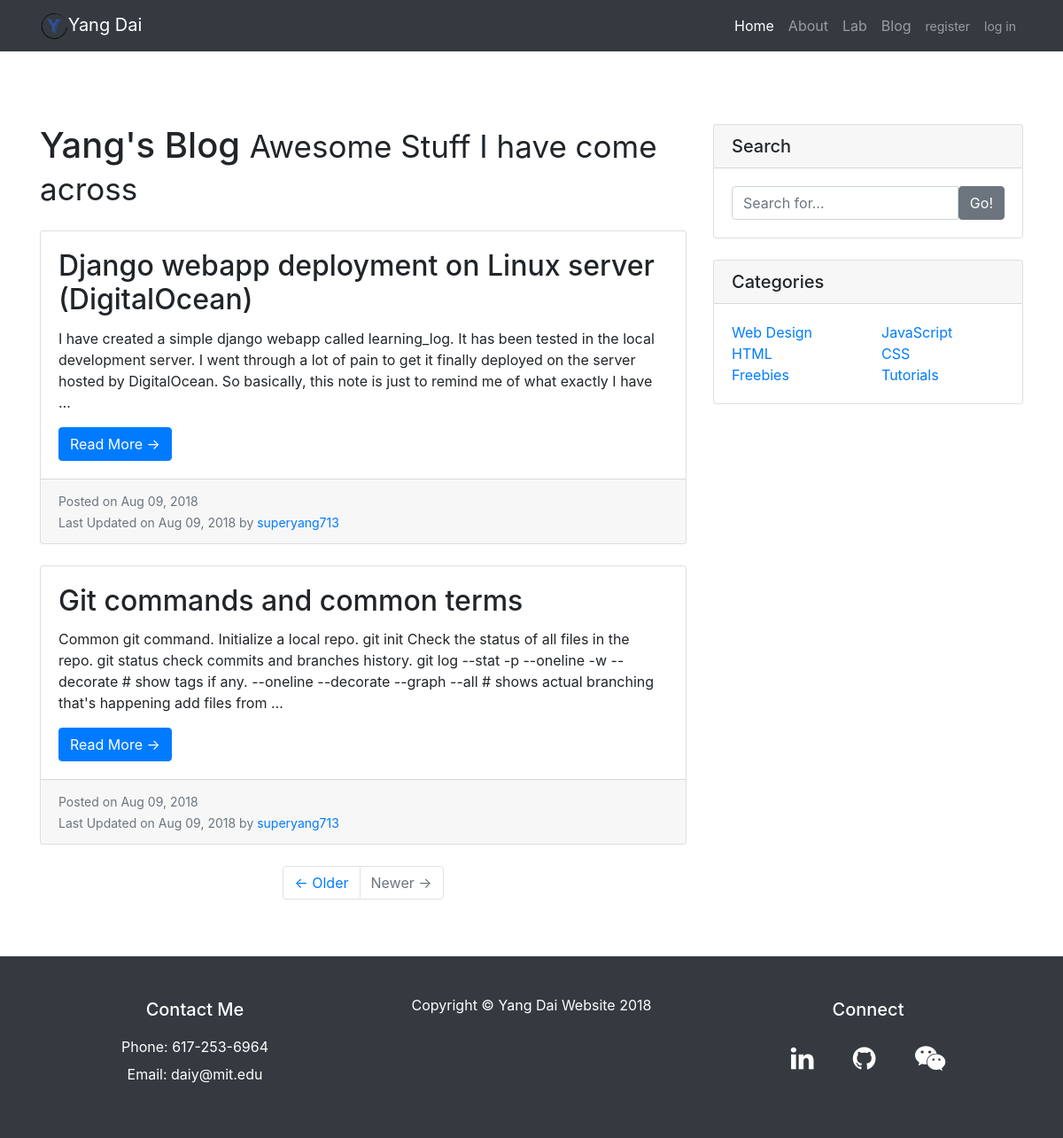
The page /blog/ on the database as committed earlier.
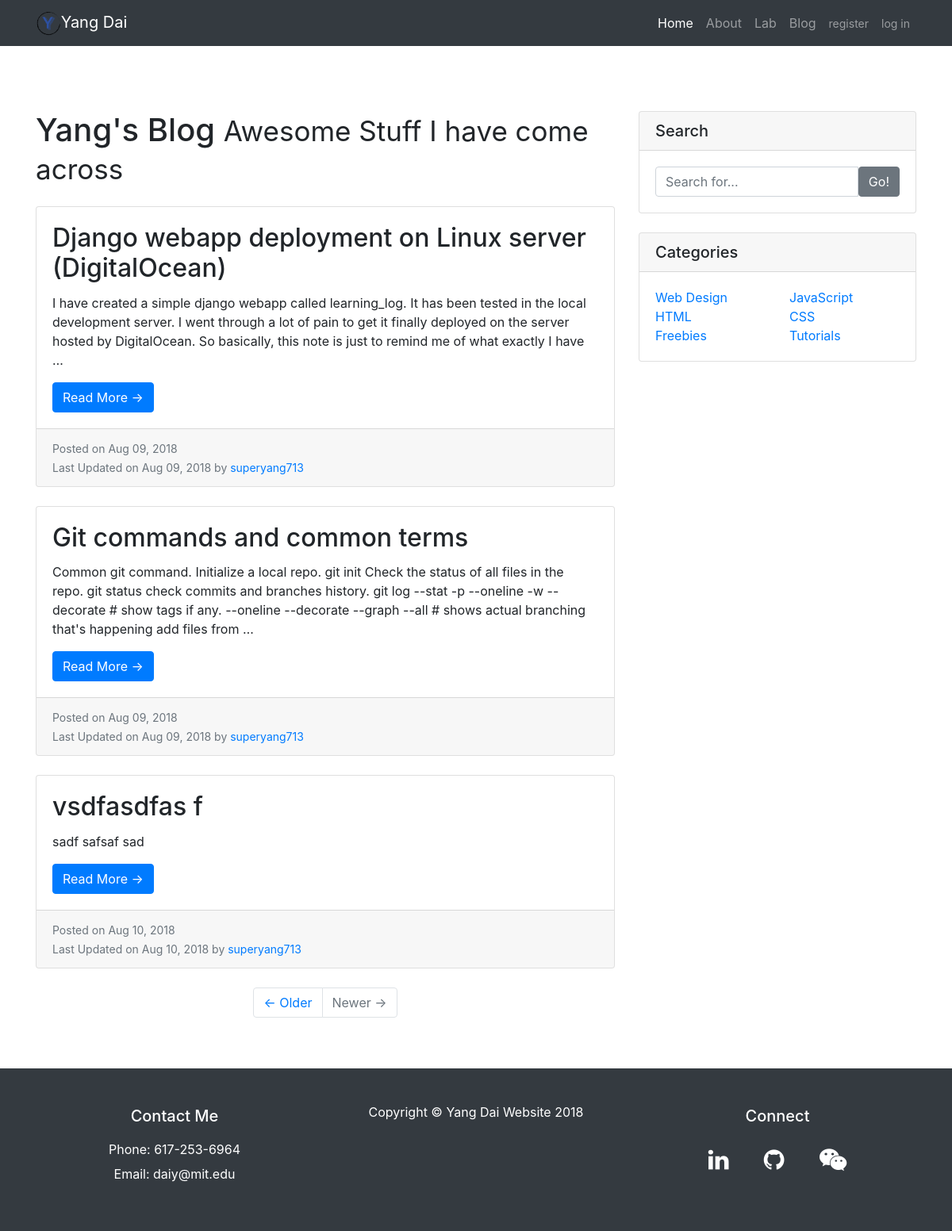
The same page on the database as committed later.
### blog/models.py (models this page shows, shortened)
class Post(models.Model):
    author = models.ForeignKey('auth.User', on_delete=models.CASCADE)
    title = models.CharField(max_length=255)
    body = models.TextField()
    created_date = models.DateTimeField(default=timezone.now)
    published_date = models.DateTimeField(blank=True, null=True)
    slug = models.SlugField(max_length=140, unique=True)
    tag = models.ManyToManyField(Tag, related_name='posts')
    class Meta:
        verbose_name_plural = 'posts'
    def get_absolute_url(self):
        return reverse('blog:post_detail', kwargs={'slug': self.slug})

### blog/views.py (the view)
# urls.py: path(r'', PostListView.as_view(), name='post_list'),
class PostListView(ListView):
    model = Post
    paginate_by = 10
    template_name = 'blog/post_list.html'
    def get_context_data(self, **kwargs):
        context = super().get_context_data(**kwargs)
        context['posts'] = Post.objects.all().order_by('created_date')
        context['tags'] = Tag.objects.all()
        return context

### blog/templates/blog/post_list.html (shortened to what this page needs)
{% extends "home/base.html" %}
{% block content %}
  <div class="container">
    <div class="row">
      <div class="col-md-8">
        <h1 class="my-4">Yang's Blog
          <small>Awesome Stuff I have come across</small>
        </h1>
        {% for post in posts %}
          <div class="card mb-4">
            <div class="card-body">
              <h2 class="card-title">{{ post.title }}</h2>
              <p class="card-text">{{ post.body|striptags|truncatewords:50 }}</p>
              <a href="{{ post.get_absolute_url }}" class="btn btn-primary">Read More &rarr;</a>
            </div>
            <div class="card-footer text-muted">
              <small>
                Posted on {{ post.created_date|date:'M d, Y' }}
                <br>
                Last Updated on {{ post.published_date|date:'M d, Y' }} by
                <a href="{% url 'home:about' %}">{{ post.author }}</a>
              </small>
            </div>
          </div>
      {% endfor %}
        <ul class="pagination justify-content-center mb-4">
          <li class="page-item">
            <a class="page-link" href="#">&larr; Older</a>
          </li>
          <li class="page-item disabled">
            <a class="page-link" href="#">Newer &rarr;</a>
          </li>
        </ul>
      </div>
        <div class="col-md-4">
          <div class="card my-4">
            <h5 class="card-header">Search</h5>
            <div class="card-body">
              <div class="input-group">
                <input type="text" class="form-control" placeholder="Search for...">
                <span class="input-group-btn">
                  <button class="btn btn-secondary" type="button">Go!</button>
                </span>
              </div>
            </div>
          </div>
          <div class="card my-4">
            <h5 class="card-header">Categories</h5>
            <div class="card-body">
              <div class="row">
                <div class="col-lg-6">
                  <ul class="list-unstyled mb-0">
                    <li>
                      <a href="#">Web Design</a>
                    </li>
                    <li>
                      <a href="#">HTML</a>
                    </li>
                    <li>
                      <a href="#">Freebies</a>
                    </li>
                  </ul>
                </div>
                <div class="col-lg-6">
                  <ul class="list-unstyled mb-0">
                    <li>
                      <a href="#">JavaScript</a>
                    </li>
                    <li>
                      <a href="#">CSS</a>
                    </li>
                    <li>
                      <a href="#">Tutorials</a>
                    </li>
                  </ul>
                </div>
              </div>
            </div>
          </div>
        </div>
      </div>
    </div>
{% endblock content %}

Rows that differ between the two databases and show on the page:
added Post: title "vsdfasdfas f", body "sadf safsaf sad", created_date "Aug 10, 2018", published_date "Aug 10, 2018", author "superyang713"
